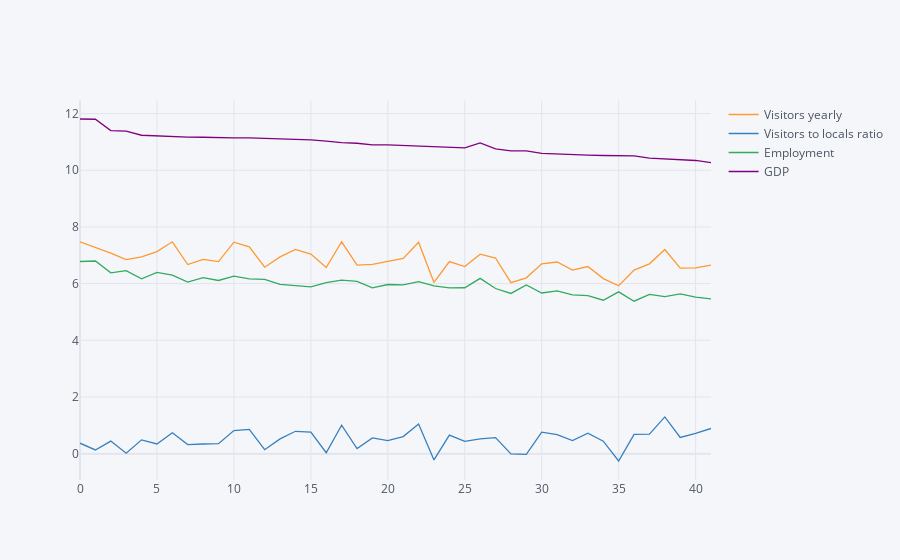

Source (notebook cell):
### Markdown cell above
In the following figure we can see a line char for all the variables and it shows how high the GDP numbers are in compare to other variables, it also shows variability in all the other variables but not in the GDP line representation that looks like a straight one.

### Code cell
df.iplot()

### Figure 1 — Plotly figure (JSON) as saved in the notebook; plotly's stock layout.template omitted (floating-point values rounded to 4 significant figures)
{"data": [{"line": {"color": "rgba(255, 153, 51, 1.0)", "dash": "solid", "shape": "linear", "width": 1.3}, "mode": "lines", "name": "Visitors yearly", "text": "", "type": "scatter", "x": [0, 1, 2, 3, 4, 5, 6, 7, 8, 9, 10, 11, 12, 13, 14, 15, 16, 17, 18, 19, 20, 21, 22, 23, 24, 25, 26, 27, 28, 29, 30, 31, 32, 33, 34, 35, 36, 37, 38, 39, 40, 41], "y": [7.477, 7.284, 7.079, 6.845, 6.944, 7.13, 7.477, 6.675, 6.856, 6.778, 7.462, 7.301, 6.58, 6.944, 7.204, 7.041, 6.568, 7.477, 6.653, 6.681, 6.778, 6.886, 7.462, 6.041, 6.778, 6.602, 7.041, 6.903, 6.033, 6.204, 6.699, 6.763, 6.477, 6.602, 6.176, 5.924, 6.477, 6.699, 7.204, 6.544, 6.556, 6.653]}, {"line": {"color": "rgba(55, 128, 191, 1.0)", "dash": "solid", "shape": "linear", "width": 1.3}, "mode": "lines", "name": "Visitors to locals ratio", "text": "", "type": "scatter", "x": [0, 1, 2, 3, 4, 5, 6, 7, 8, 9, 10, 11, 12, 13, 14, 15, 16, 17, 18, 19, 20, 21, 22, 23, 24, 25, 26, 27, 28, 29, 30, 31, 32, 33, 34, 35, 36, 37, 38, 39, 40, 41], "y": [0.3692, 0.1303, 0.4425, 0.01284, 0.4857, 0.3424, 0.7388, 0.3181, 0.3404, 0.3522, 0.8162, 0.8585, 0.1399, 0.5211, 0.7889, 0.7597, 0.03342, 1.005, 0.1761, 0.5527, 0.4594, 0.601, 1.046, -0.2218, 0.6522, 0.4346, 0.5185, 0.5647, -0.008774, -0.02687, 0.7566, 0.6684, 0.4609, 0.7202, 0.4393, -0.2596, 0.6803, 0.6911, 1.296, 0.5717, 0.7126, 0.8876]}, {"line": {"color": "rgba(50, 171, 96, 1.0)", "dash": "solid", "shape": "linear", "width": 1.3}, "mode": "lines", "name": "Employment", "text": "", "type": "scatter", "x": [0, 1, 2, 3, 4, 5, 6, 7, 8, 9, 10, 11, 12, 13, 14, 15, 16, 17, 18, 19, 20, 21, 22, 23, 24, 25, 26, 27, 28, 29, 30, 31, 32, 33, 34, 35, 36, 37, 38, 39, 40, 41], "y": [6.78, 6.797, 6.382, 6.456, 6.17, 6.395, 6.298, 6.052, 6.21, 6.111, 6.264, 6.166, 6.149, 5.97, 5.931, 5.884, 6.038, 6.121, 6.079, 5.851, 5.969, 5.959, 6.069, 5.919, 5.849, 5.854, 6.186, 5.827, 5.654, 5.954, 5.671, 5.742, 5.606, 5.576, 5.415, 5.71, 5.38, 5.622, 5.541, 5.641, 5.521, 5.465]}, {"line": {"color": "rgba(128, 0, 128, 1.0)", "dash": "solid", "shape": "linear", "width": 1.3}, "mode": "lines", "name": "GDP", "text": "", "type": "scatter", "x": [0, 1, 2, 3, 4, 5, 6, 7, 8, 9, 10, 11, 12, 13, 14, 15, 16, 17, 18, 19, 20, 21, 22, 23, 24, 25, 26, 27, 28, 29, 30, 31, 32, 33, 34, 35, 36, 37, 38, 39, 40, 41], "y": [11.81, 11.8, 11.4, 11.38, 11.24, 11.21, 11.19, 11.17, 11.17, 11.14, 11.14, 11.14, 11.13, 11.1, 11.09, 11.07, 11.03, 10.98, 10.95, 10.9, 10.9, 10.88, 10.87, 10.86, 10.83, 10.79, 10.96, 10.76, 10.69, 10.68, 10.6, 10.58, 10.54, 10.53, 10.52, 10.51, 10.51, 10.43, 10.4, 10.39, 10.35, 10.27]}], "layout": {"legend": {"bgcolor": "#F5F6F9", "font": {"color": "#4D5663"}}, "paper_bgcolor": "#F5F6F9", "plot_bgcolor": "#F5F6F9", "title": {"font": {"color": "#4D5663"}}, "xaxis": {"gridcolor": "#E1E5ED", "showgrid": true, "tickfont": {"color": "#4D5663"}, "title": {"font": {"color": "#4D5663"}, "text": ""}, "zerolinecolor": "#E1E5ED"}, "yaxis": {"gridcolor": "#E1E5ED", "showgrid": true, "tickfont": {"color": "#4D5663"}, "title": {"font": {"color": "#4D5663"}, "text": ""}, "zerolinecolor": "#E1E5ED"}}}
